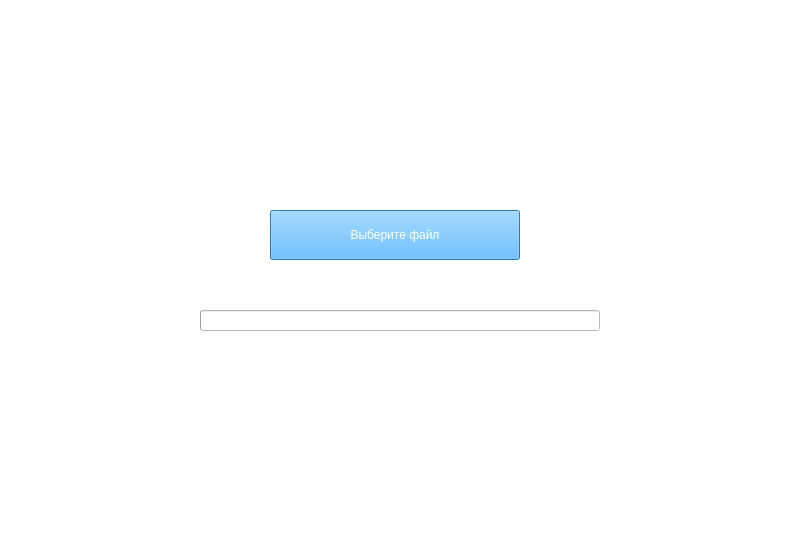
<?xml version="1.0" encoding="UTF-8"?>
<ui version="4.0">
    <class>IIntegrationWhale</class>
    <widget class="QMainWindow" name="IIntegrationWhale">
        <property name="enabled">
            <bool>true</bool>
        </property>
        <property name="geometry">
            <rect>
                <x>0</x>
                <y>0</y>
                <width>800</width>
                <height>542</height>
            </rect>
        </property>
        <property name="sizePolicy">
            <sizepolicy hsizetype="Minimum" vsizetype="Minimum">
                <horstretch>0</horstretch>
                <verstretch>0</verstretch>
            </sizepolicy>
        </property>
        <property name="minimumSize">
            <size>
                <width>300</width>
                <height>150</height>
            </size>
        </property>
        <property name="maximumSize">
            <size>
                <width>800</width>
                <height>542</height>
            </size>
        </property>
        <property name="mouseTracking">
            <bool>false</bool>
        </property>
        <property name="windowTitle">
            <string>MainWindow</string>
        </property>
        <property name="styleSheet">
            <string notr="true">background-color:rgb(255, 255, 255);</string>
        </property>
        <widget class="QWidget" name="centralwidget">
            <widget class="QPushButton" name="pushButton">
                <property name="enabled">
                    <bool>true</bool>
                </property>
                <property name="geometry">
                    <rect>
                        <x>270</x>
                        <y>210</y>
                        <width>250</width>
                        <height>50</height>
                    </rect>
                </property>
                <property name="sizePolicy">
                    <sizepolicy hsizetype="Fixed" vsizetype="Fixed">
                        <horstretch>0</horstretch>
                        <verstretch>0</verstretch>
                    </sizepolicy>
                </property>
                <property name="minimumSize">
                    <size>
                        <width>250</width>
                        <height>50</height>
                    </size>
                </property>
                <property name="mouseTracking">
                    <bool>false</bool>
                </property>
                <property name="tabletTracking">
                    <bool>false</bool>
                </property>
                <property name="autoFillBackground">
                    <bool>false</bool>
                </property>
                <property name="styleSheet">
                    <string notr="true">background-color: rgb(63, 169, 245);
                        color: rgb(255, 255, 255);
                        font: 25 24pt &quot;Calibri Light&quot;;
                        gridline-color: rgb(255, 255, 255);
                        selection-color: rgb(255, 255, 255);
                    </string>
                </property>
                <property name="text">
                    <string>Выберите файл</string>
                </property>
                <property name="checkable">
                    <bool>false</bool>
                </property>
                <property name="autoDefault">
                    <bool>true</bool>
                </property>
                <property name="default">
                    <bool>false</bool>
                </property>
                <property name="flat">
                    <bool>false</bool>
                </property>
            </widget>
            <widget class="QProgressBar" name="progressBar">
                <property name="enabled">
                    <bool>true</bool>
                </property>
                <property name="geometry">
                    <rect>
                        <x>200</x>
                        <y>310</y>
                        <width>400</width>
                        <height>21</height>
                    </rect>
                </property>
                <property name="sizePolicy">
                    <sizepolicy hsizetype="Fixed" vsizetype="Fixed">
                        <horstretch>0</horstretch>
                        <verstretch>0</verstretch>
                    </sizepolicy>
                </property>
                <property name="minimumSize">
                    <size>
                        <width>400</width>
                        <height>0</height>
                    </size>
                </property>
                <property name="value">
                    <number>0</number>
                </property>
                <property name="textVisible">
                    <bool>false</bool>
                </property>
                <property name="invertedAppearance">
                    <bool>false</bool>
                </property>
                <property name="textDirection">
                    <enum>QProgressBar::BottomToTop</enum>
                </property>
            </widget>
            <widget class="QLabel" name="label">
                <property name="geometry">
                    <rect>
                        <x>10</x>
                        <y>0</y>
                        <width>121</width>
                        <height>71</height>
                    </rect>
                </property>
                <property name="text">
                    <string/>
                </property>
                <property name="pixmap">
                    <pixmap>../../Downloads/photo_2022-11-12_09-47-40.jpg</pixmap>
                </property>
                <property name="scaledContents">
                    <bool>true</bool>
                </property>
            </widget>
        </widget>
    </widget>
    <resources/>
    <connections/>
</ui>
